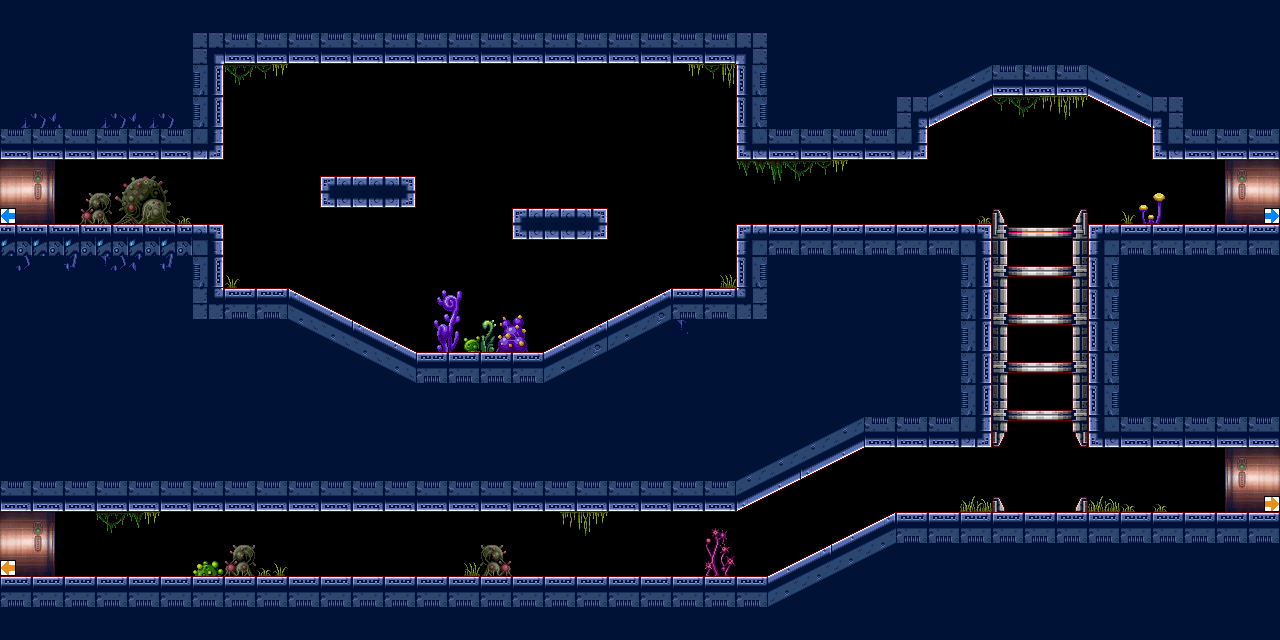

This is a level from a 2D game, rendered from its Tiled map with the project's own tilesets. A one-line summary and the map file follow, with tile-layer data summarised:
An orthogonal 80x40 tile map with 16x16 px tiles, 3 tile layers (background, foreground, collision), 4 tilesets.

<map version="1.5" tiledversion="1.6.0" orientation="orthogonal" renderorder="right-down" width="80" height="40" tilewidth="16" tileheight="16" infinite="0" nextlayerid="8" nextobjectid="1">
 <editorsettings>
  <export target="level01.json" format="json" />
 </editorsettings>
 <tileset firstgid="1" name="metal" tilewidth="16" tileheight="16" tilecount="568" columns="71">
  <image source="blueMetal.png" width="1136" height="128" />
 </tileset>
 <tileset firstgid="569" name="plants-ts" tilewidth="16" tileheight="16" tilecount="568" columns="71">
  <image source="plants.png" width="1136" height="128" />
 </tileset>
 <tileset firstgid="1137" name="doorelev" tilewidth="16" tileheight="16" tilecount="568" columns="71">
  <image source="doorElev.png" width="1136" height="128" />
 </tileset>
 <tileset firstgid="1705" name="collision" tilewidth="16" tileheight="16" tilecount="48" columns="16">
  <image source="collision.png" width="256" height="48" />
  <tile id="7">
   <properties>
    <property name="room" value="0002" />
   </properties>
  </tile>
  <tile id="8">
   <properties>
    <property name="room" value="0003" />
   </properties>
  </tile>
  <tile id="9">
   <properties>
    <property name="room" value="0004" />
   </properties>
  </tile>
  <tile id="10">
   <properties>
    <property name="room" value="0004" />
   </properties>
  </tile>
 </tileset>
 <layer id="4" name="background" width="80" height="40">
  <data>[3200 cells, 202 non-empty, 100 distinct tile ids]</data>
 </layer>
 <layer id="3" name="foreground" width="80" height="40">
  <data>[3200 cells, 2175 non-empty, 135 distinct tile ids]</data>
 </layer>
 <layer id="7" name="collision" width="80" height="40">
  <data>[3200 cells, 4 non-empty, 4 distinct tile ids]</data>
 </layer>
</map>